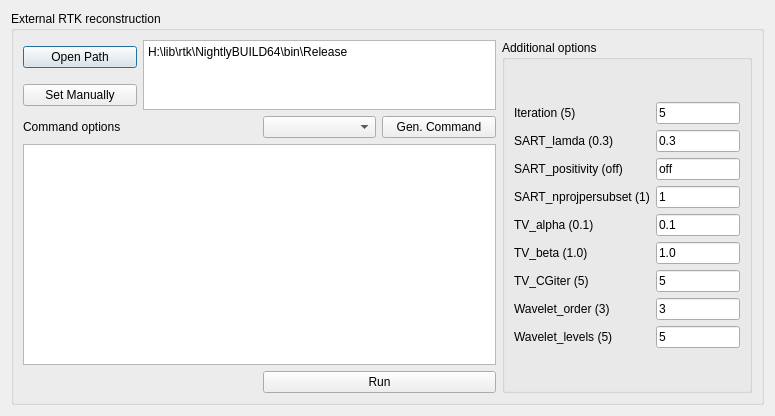
<?xml version="1.0" encoding="UTF-8"?>
<ui version="4.0">
 <class>DlgExternalCommandClass</class>
 <widget class="QDialog" name="DlgExternalCommandClass">
  <property name="geometry">
   <rect>
    <x>0</x>
    <y>0</y>
    <width>775</width>
    <height>416</height>
   </rect>
  </property>
  <property name="windowTitle">
   <string>Dialog</string>
  </property>
  <layout class="QGridLayout" name="gridLayout_5">
   <item row="0" column="0">
    <widget class="QGroupBox" name="groupBox_5">
     <property name="title">
      <string>External RTK reconstruction</string>
     </property>
     <layout class="QGridLayout" name="gridLayout_4">
      <item row="0" column="0">
       <layout class="QGridLayout" name="gridLayout_3">
        <item row="0" column="0">
         <widget class="QPushButton" name="pushButtonSetRTKPath">
          <property name="text">
           <string>Open Path</string>
          </property>
         </widget>
        </item>
        <item row="0" column="1" rowspan="2" colspan="3">
         <widget class="QPlainTextEdit" name="plainTextRTKPath">
          <property name="plainText">
           <string>H:\lib\rtk\NightlyBUILD64\bin\Release</string>
          </property>
         </widget>
        </item>
        <item row="0" column="4" rowspan="5">
         <widget class="QGroupBox" name="groupBox_2">
          <property name="maximumSize">
           <size>
            <width>250</width>
            <height>16777215</height>
           </size>
          </property>
          <property name="title">
           <string>Additional options</string>
          </property>
          <layout class="QGridLayout" name="gridLayout_2">
           <item row="0" column="0">
            <layout class="QGridLayout" name="gridLayout">
             <item row="0" column="0">
              <widget class="QLabel" name="label_2">
               <property name="text">
                <string>Iteration (5)</string>
               </property>
              </widget>
             </item>
             <item row="0" column="1">
              <widget class="QLineEdit" name="lineEditIteration">
               <property name="text">
                <string>5</string>
               </property>
              </widget>
             </item>
             <item row="1" column="0">
              <widget class="QLabel" name="label_3">
               <property name="text">
                <string>SART_lamda (0.3)</string>
               </property>
              </widget>
             </item>
             <item row="1" column="1">
              <widget class="QLineEdit" name="lineEditSARTlamda">
               <property name="text">
                <string>0.3</string>
               </property>
              </widget>
             </item>
             <item row="2" column="0">
              <widget class="QLabel" name="label_4">
               <property name="text">
                <string>SART_positivity (off)</string>
               </property>
              </widget>
             </item>
             <item row="2" column="1">
              <widget class="QLineEdit" name="lineEditSARTpositivity">
               <property name="text">
                <string>off</string>
               </property>
              </widget>
             </item>
             <item row="3" column="0">
              <widget class="QLabel" name="label_5">
               <property name="text">
                <string>SART_nprojpersubset (1)</string>
               </property>
              </widget>
             </item>
             <item row="3" column="1">
              <widget class="QLineEdit" name="lineEditSARTsubsetproj">
               <property name="text">
                <string>1</string>
               </property>
              </widget>
             </item>
             <item row="4" column="0">
              <widget class="QLabel" name="label_6">
               <property name="text">
                <string>TV_alpha (0.1)</string>
               </property>
              </widget>
             </item>
             <item row="4" column="1">
              <widget class="QLineEdit" name="lineEditTValpha">
               <property name="text">
                <string>0.1</string>
               </property>
              </widget>
             </item>
             <item row="5" column="0">
              <widget class="QLabel" name="label_7">
               <property name="text">
                <string>TV_beta (1.0)</string>
               </property>
              </widget>
             </item>
             <item row="5" column="1">
              <widget class="QLineEdit" name="lineEditTVbeta">
               <property name="text">
                <string>1.0</string>
               </property>
              </widget>
             </item>
             <item row="6" column="0">
              <widget class="QLabel" name="label_8">
               <property name="text">
                <string>TV_CGiter (5)</string>
               </property>
              </widget>
             </item>
             <item row="6" column="1">
              <widget class="QLineEdit" name="lineEditTVCGiter">
               <property name="text">
                <string>5</string>
               </property>
              </widget>
             </item>
             <item row="7" column="0">
              <widget class="QLabel" name="label_9">
               <property name="text">
                <string>Wavelet_order (3)</string>
               </property>
              </widget>
             </item>
             <item row="7" column="1">
              <widget class="QLineEdit" name="lineEditWVorder">
               <property name="text">
                <string>3</string>
               </property>
              </widget>
             </item>
             <item row="8" column="0">
              <widget class="QLabel" name="label_10">
               <property name="text">
                <string>Wavelet_levels (5)</string>
               </property>
              </widget>
             </item>
             <item row="8" column="1">
              <widget class="QLineEdit" name="lineEditWVlevel">
               <property name="text">
                <string>5</string>
               </property>
              </widget>
             </item>
            </layout>
           </item>
          </layout>
         </widget>
        </item>
        <item row="1" column="0">
         <widget class="QPushButton" name="pushButtonSetRTKManual">
          <property name="text">
           <string>Set Manually</string>
          </property>
         </widget>
        </item>
        <item row="2" column="0" colspan="2">
         <widget class="QLabel" name="label">
          <property name="text">
           <string>Command options</string>
          </property>
         </widget>
        </item>
        <item row="2" column="2">
         <widget class="QComboBox" name="comboBoxRTKOption"/>
        </item>
        <item row="2" column="3">
         <widget class="QPushButton" name="pushButtonGenCommand">
          <property name="text">
           <string>Gen. Command</string>
          </property>
         </widget>
        </item>
        <item row="3" column="0" colspan="4">
         <widget class="QPlainTextEdit" name="plainTextRTKCommandLine">
          <property name="lineWrapMode">
           <enum>QPlainTextEdit::WidgetWidth</enum>
          </property>
         </widget>
        </item>
        <item row="4" column="2" colspan="2">
         <widget class="QPushButton" name="pushButtonRun">
          <property name="text">
           <string>Run</string>
          </property>
         </widget>
        </item>
       </layout>
      </item>
     </layout>
    </widget>
   </item>
  </layout>
 </widget>
 <resources/>
 <connections>
  <connection>
   <sender>pushButtonSetRTKPath</sender>
   <signal>released()</signal>
   <receiver>DlgExternalCommandClass</receiver>
   <slot>SLT_SetRTKPath()</slot>
   <hints>
    <hint type="sourcelabel">
     <x>46</x>
     <y>67</y>
    </hint>
    <hint type="destinationlabel">
     <x>48</x>
     <y>14</y>
    </hint>
   </hints>
  </connection>
  <connection>
   <sender>pushButtonGenCommand</sender>
   <signal>released()</signal>
   <receiver>DlgExternalCommandClass</receiver>
   <slot>SLT_GenRTKCommand()</slot>
   <hints>
    <hint type="sourcelabel">
     <x>390</x>
     <y>132</y>
    </hint>
    <hint type="destinationlabel">
     <x>538</x>
     <y>128</y>
    </hint>
   </hints>
  </connection>
  <connection>
   <sender>pushButtonRun</sender>
   <signal>released()</signal>
   <receiver>DlgExternalCommandClass</receiver>
   <slot>SLT_RunRTKCommand()</slot>
   <hints>
    <hint type="sourcelabel">
     <x>484</x>
     <y>229</y>
    </hint>
    <hint type="destinationlabel">
     <x>524</x>
     <y>229</y>
    </hint>
   </hints>
  </connection>
  <connection>
   <sender>pushButtonSetRTKManual</sender>
   <signal>released()</signal>
   <receiver>DlgExternalCommandClass</receiver>
   <slot>SLT_SetRTKPathManual()</slot>
   <hints>
    <hint type="sourcelabel">
     <x>71</x>
     <y>83</y>
    </hint>
    <hint type="destinationlabel">
     <x>152</x>
     <y>20</y>
    </hint>
   </hints>
  </connection>
 </connections>
 <slots>
  <slot>SLT_SetRTKPath()</slot>
  <slot>SLT_GenRTKCommand()</slot>
  <slot>SLT_RunRTKCommand()</slot>
  <slot>SLT_SetRTKPathManual()</slot>
 </slots>
</ui>
